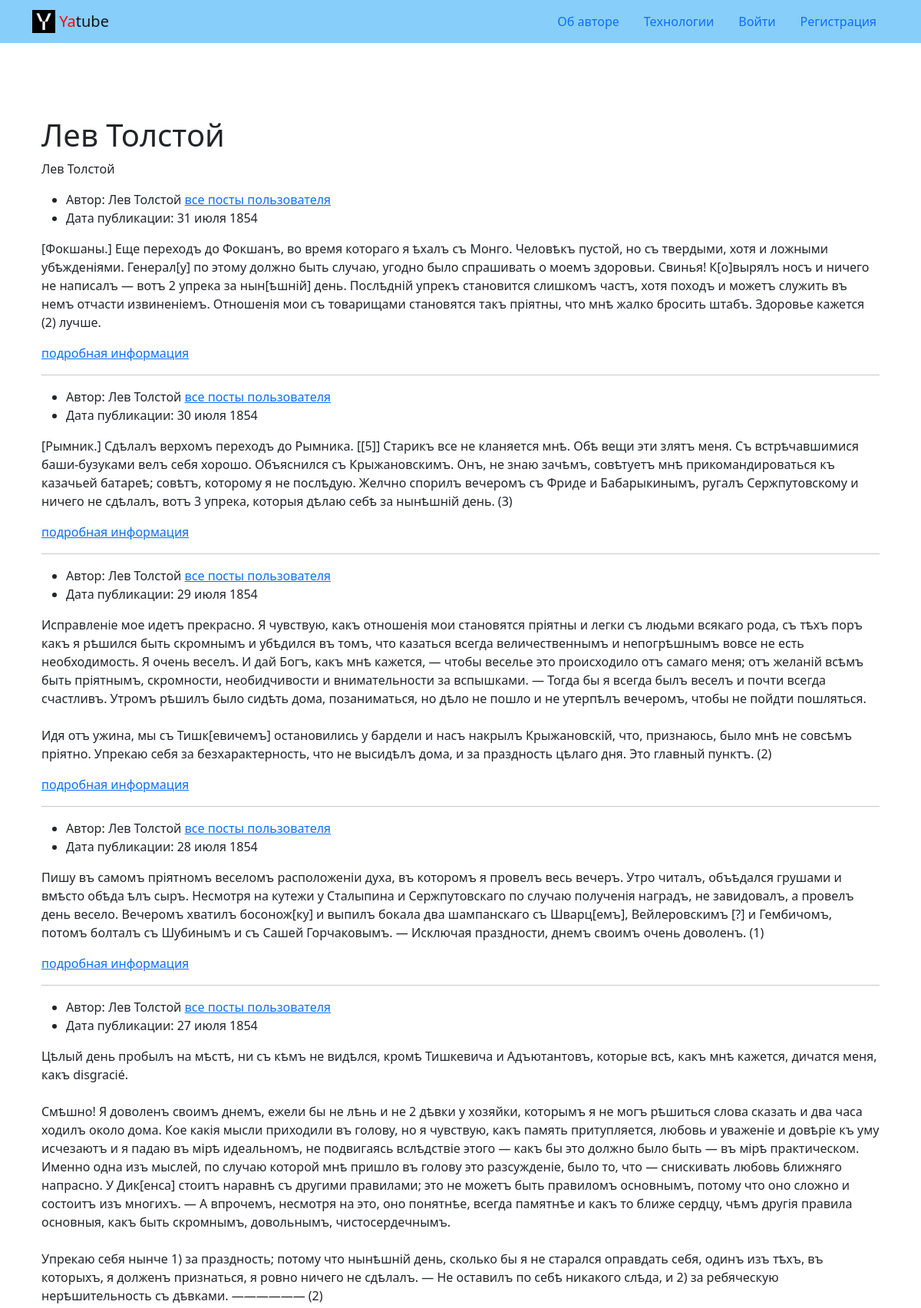
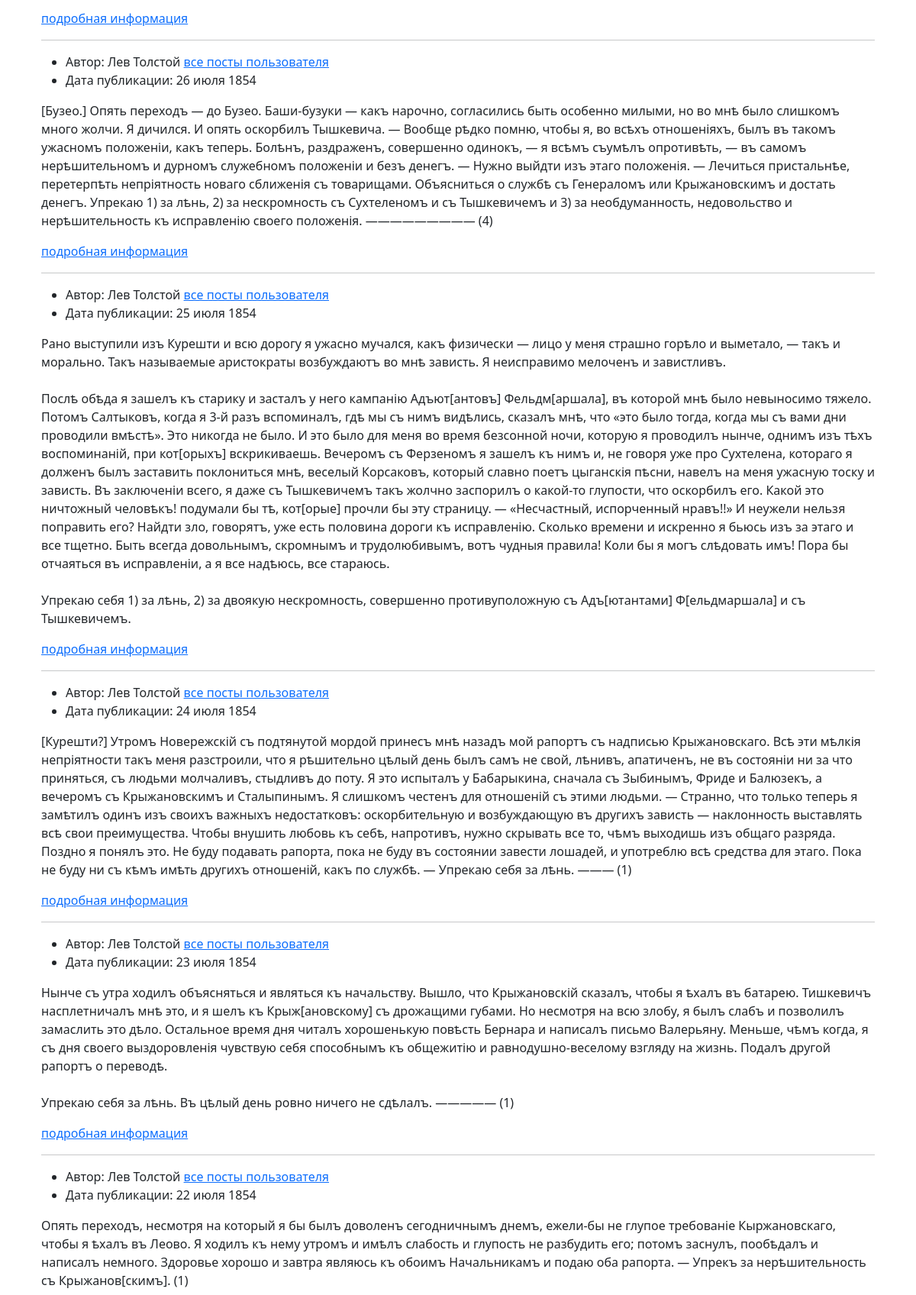
The page /group_list/LeavTolstoy/ (upper part) on the database its author committed (2 pictures, top to bottom).
### post/models.py (models this page shows, shortened)
class Group(models.Model):
    title = models.TextField()
    slug = models.SlugField(unique=True)
    description = models.TextField()

class Post(models.Model):
    text = models.TextField()
    pub_date = models.DateTimeField(auto_now_add=True)
    author = models.ForeignKey(
        User,
        on_delete=models.CASCADE,
    )
    group = models.ForeignKey(
        Group,
        on_delete=models.CASCADE,
        blank=True,
        null=True,
        related_name='posts'
    )

### post/views.py (the view)
# urls.py: path('group_list/<slug:slug>/', views.group_post, name='group_list'),
def group_post(request, slug):
    group = get_object_or_404(Group, slug=slug)
    post_list = group.posts.all().order_by('-pub_date')
    paginator = Paginator(post_list, 10)
    page_number = request.GET.get('page')
    page_obj = paginator.get_page(page_number)
    context = {
        'group': group,
        'page_obj': page_obj,
    }
    return render(request, 'post/group_list.html', context)

### core/context_processors/year.py (called while the page is built)
def year(request):
    return {
        'year': datetime.now().year
    }

### templates/post/group_list.html (shortened to what this page needs)
{% extends 'base.html' %}
{% block content %}
<div class="container py-5">
  <h1>{{ group.title }}</h1>
  <p>{{ group.description }}</p>
  {% for post in page_obj %}
  <article>
    <ul>
      <li>
        Автор: {{ post.author.get_full_name }}
        <a href="{% url 'post:profile' post.author.username %}">
          все посты пользователя
        </a>
      </li>
      <li>
        Дата публикации: {{ post.pub_date|date:"d E Y" }}
      </li>
    </ul>
    <p>{{ post.text|linebreaksbr }}</p>
    <a href="{% url 'post:post_detail' post.id %}">подробная информация</a>
    {% if not forloop.last %}<hr>{% endif %}
  </article>
  {% empty %}
    <p>В этой группе пока нет записей.</p>
  {% endfor %}
</div>
{% endblock %}

### rows shown on the page
Group: title "Лев Толстой", description "Лев Толстой"
Post: author.get_full_name "Лев Толстой", pub_date "31 июля 1854", text "[Фокшаны.] Еще переходъ до Фокшанъ, во время котораго я ѣхалъ съ Монго. Человѣкъ пустой, но съ твердыми, хотя и ложными убѣжденіями. Генерал[у] по этому должно быть случаю, угодно было спрашивать о моемъ здоровьи. Свинья! К[о]вырялъ носъ и ничего не написалъ — вотъ 2 упрека за нын[ѣшній] день. Послѣдній упрекъ становится слишкомъ частъ, хотя походъ и можетъ служить въ немъ отчасти извиненіемъ. Отношенія мои съ товарищами становятся такъ пріятны, что мнѣ жалко бросить штабъ. Здоровье кажется (2) лучше."
Post: author.get_full_name "Лев Толстой", pub_date "30 июля 1854", text "[Рымник.] Сдѣлалъ верхомъ переходъ до Рымника. [[5]] Старикъ все не кланяется мнѣ. Обѣ вещи эти злятъ меня. Съ встрѣчавшимися баши-бузуками велъ себя хорошо. Объяснился съ Крыжановскимъ. Онъ, не знаю зачѣмъ, совѣтуетъ мнѣ прикомандироваться къ казачьей батареѣ; совѣтъ, которому я не послѣдую. Желчно спорилъ вечеромъ съ Фриде и Бабарыкинымъ, ругалъ Сержпутовскому и ничего не сдѣлалъ, вотъ 3 упрека, которыя дѣлаю себѣ за нынѣшній день. (3)"
Post: author.get_full_name "Лев Толстой", pub_date "29 июля 1854", text "Исправленіе мое идетъ прекрасно. Я чувствую, какъ отношенія мои становятся пріятны и легки съ людьми всякаго рода, съ тѣхъ поръ какъ я рѣшился быть скромнымъ и убѣдился въ томъ, что казаться всегда величественнымъ и непогрѣшнымъ вовсе не есть необходимость. Я очень веселъ. И дай Богъ, какъ мнѣ кажется, — чтобы веселье это происходило отъ самаго меня; отъ желаній всѣмъ быть пріятнымъ, скромности, необидчивости и внимательности за вспышками. — Тогда бы я всегда былъ веселъ и почти всегда счастливъ. Утромъ рѣшилъ было сидѣть дома, позаниматься, но дѣло не пошло и не утерпѣлъ вечеромъ, чтобы не пойдти пошляться. Идя отъ ужина, мы съ Тишк[евичемъ] остановились у бардели и насъ накрылъ…"
Post: author.get_full_name "Лев Толстой", pub_date "28 июля 1854", text "Пишу въ самомъ пріятномъ веселомъ расположеніи духа, въ которомъ я провелъ весь вечеръ. Утро читалъ, объѣдался грушами и вмѣсто обѣда ѣлъ сыръ. Несмотря на кутежи у Сталыпина и Сержпутовскаго по случаю полученія наградъ, не завидовалъ, а провелъ день весело. Вечеромъ хватилъ босонож[ку] и выпилъ бокала два шампанскаго съ Шварц[емъ], Вейлеровскимъ [?] и Гембичомъ, потомъ болталъ съ Шубинымъ и съ Сашей Горчаковымъ. — Исключая праздности, днемъ своимъ очень доволенъ. (1)"
Post: author.get_full_name "Лев Толстой", pub_date "27 июля 1854", text "Цѣлый день пробылъ на мѣстѣ, ни съ кѣмъ не видѣлся, кромѣ Тишкевича и Адъютантовъ, которые всѣ, какъ мнѣ кажется, дичатся меня, какъ disgracié. Смѣшно! Я доволенъ своимъ днемъ, ежели бы не лѣнь и не 2 дѣвки у хозяйки, которымъ я не могъ рѣшиться слова сказать и два часа ходилъ около дома. Кое какія мысли приходили въ голову, но я чувствую, какъ память притупляется, любовь и уваженіе и довѣріе къ уму исчезаютъ и я падаю въ мірѣ идеальномъ, не подвигаясь вслѣдствіе этого — какъ бы это должно было быть — въ мірѣ практическом. Именно одна изъ мыслей, по случаю которой мнѣ пришло въ голову это разсужденіе, было то, что — снискивать любовь ближняго напрасно. У Дик[енса] стоитъ наравнѣ съ другими…"
Post: author.get_full_name "Лев Толстой", pub_date "26 июля 1854", text "[Бузео.] Опять переходъ — до Бузео. Баши-бузуки — какъ нарочно, согласились быть особенно милыми, но во мнѣ было слишкомъ много жолчи. Я дичился. И опять оскорбилъ Тышкевича. — Вообще рѣдко помню, чтобы я, во всѣхъ отношеніяхъ, былъ въ такомъ ужасномъ положеніи, какъ теперь. Болѣнъ, раздраженъ, совершенно одинокъ, — я всѣмъ съумѣлъ опротивѣть, — въ самомъ нерѣшительномъ и дурномъ служебномъ положеніи и безъ денегъ. — Нужно выйдти изъ этаго положенія. — Лечиться пристальнѣе, перетерпѣть непріятность новаго сближенія съ товарищами. Объясниться о службѣ съ Генераломъ или Крыжановскимъ и достать денегъ. Упрекаю 1) за лѣнь, 2) за нескромность съ Сухтеленомъ и съ Тышкевичемъ и 3) за…"
Post: author.get_full_name "Лев Толстой", pub_date "25 июля 1854", text "Рано выступили изъ Курешти и всю дорогу я ужасно мучался, какъ физически — лицо у меня страшно горѣло и выметало, — такъ и морально. Такъ называемые аристократы возбуждаютъ во мнѣ зависть. Я неисправимо мелоченъ и завистливъ. Послѣ обѣда я зашелъ къ старику и засталъ у него кампанію Адъют[антовъ] Фельдм[аршала], въ которой мнѣ было невыносимо тяжело. Потомъ Салтыковъ, когда я 3-й разъ вспоминалъ, гдѣ мы съ нимъ видѣлись, сказалъ мнѣ, что «это было тогда, когда мы съ вами дни проводили вмѣстѣ». Это никогда не было. И это было для меня во время безсонной ночи, которую я проводилъ нынче, однимъ изъ тѣхъ воспоминаній, при кот[орыхъ] вскрикиваешь. Вечеромъ съ Ферзеномъ я зашелъ къ нимъ и, не…"
Post: author.get_full_name "Лев Толстой", pub_date "24 июля 1854", text "[Курешти?] Утромъ Новережскій съ подтянутой мордой принесъ мнѣ назадъ мой рапортъ съ надписью Крыжановскаго. Всѣ эти мѣлкія непріятности такъ меня разстроили, что я рѣшительно цѣлый день былъ самъ не свой, лѣнивъ, апатиченъ, не въ состояніи ни за что приняться, съ людьми молчаливъ, стыдливъ до поту. Я это испыталъ у Бабарыкина, сначала съ Зыбинымъ, Фриде и Балюзекъ, а вечеромъ съ Крыжановскимъ и Сталыпинымъ. Я слишкомъ честенъ для отношеній съ этими людьми. — Странно, что только теперь я замѣтилъ одинъ изъ своихъ важныхъ недостатковъ: оскорбительную и возбуждающую въ другихъ зависть — наклонность выставлять всѣ свои преимущества. Чтобы внушить любовь къ себѣ, напротивъ, нужно скрывать все…"
Post: author.get_full_name "Лев Толстой", pub_date "23 июля 1854", text "Нынче съ утра ходилъ объясняться и являться къ начальству. Вышло, что Крыжановскій сказалъ, чтобы я ѣхалъ въ батарею. Тишкевичъ насплетничалъ мнѣ это, и я шелъ къ Крыж[ановскому] съ дрожащими губами. Но несмотря на всю злобу, я былъ слабъ и позволилъ замаслить это дѣло. Остальное время дня читалъ хорошенькую повѣсть Бернара и написалъ письмо Валерьяну. Меньше, чѣмъ когда, я съ дня своего выздоровленія чувствую себя способнымъ къ общежитію и равнодушно-веселому взгляду на жизнь. Подалъ другой рапортъ о переводѣ. Упрекаю себя за лѣнь. Въ цѣлый день ровно ничего не сдѣлалъ. ————— (1)"
Post: author.get_full_name "Лев Толстой", pub_date "22 июля 1854", text "Опять переходъ, несмотря на который я бы былъ доволенъ сегодничнымъ днемъ, ежели-бы не глупое требованіе Кыржановскаго, чтобы я ѣхалъ въ Леово. Я ходилъ къ нему утромъ и имѣлъ слабость и глупость не разбудить его; потомъ заснулъ, пообѣдалъ и написалъ немного. Здоровье хорошо и завтра являюсь къ обоимъ Начальникамъ и подаю оба рапорта. — Упрекъ за нерѣшительность съ Крыжанов[скимъ]. (1)"
